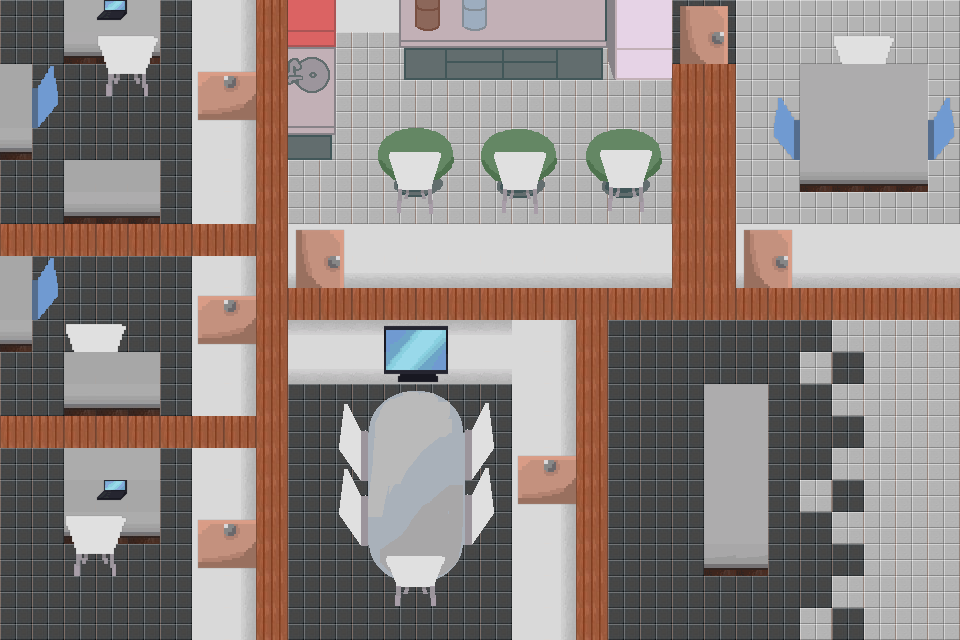

Tiled map render using the project's own tile images. Description and the map definition, with tile-layer contents summarised, below:
An orthogonal 30x20 tile map with 32x32 px tiles, 2 tile layers (floor, objects), 23 tilesets and 26 objects.

<map version="1.10" tiledversion="1.11.2" orientation="orthogonal" renderorder="right-down" width="30" height="20" tilewidth="32" tileheight="32" infinite="0" nextlayerid="8" nextobjectid="132">
 <tileset firstgid="1" source="wooden-tile-pixilart.tsx" />
 <tileset firstgid="2" source="darktile.tsx" />
 <tileset firstgid="3" source="wall.tsx" />
 <tileset firstgid="4" source="bathroomtile.tsx" />
 <tileset firstgid="5" source="wall-lower-shadow.tsx" />
 <tileset firstgid="6" source="brown-door.tsx" />
 <tileset firstgid="10" source="chair-sideways.tsx" />
 <tileset firstgid="12" source="computer.tsx" />
 <tileset firstgid="13" source="counter1.tsx" />
 <tileset firstgid="14" source="counter2.tsx" />
 <tileset firstgid="15" source="counter3.tsx" />
 <tileset firstgid="16" source="counter-cutoff.tsx" />
 <tileset firstgid="17" source="counter-horizontal.tsx" />
 <tileset firstgid="18" source="counter-solid.tsx" />
 <tileset firstgid="19" source="wall-upper-shadow.tsx" />
 <tileset firstgid="20" source="brown-door.tsx" />
 <tileset firstgid="24" source="bathroomtile.tsx" />
 <tileset firstgid="25" source="tv.tsx" />
 <tileset firstgid="29" source="chair-front.tsx" />
 <tileset firstgid="49" source="oneset.tsx" />
 <tileset firstgid="61" source="twoset.tsx" />
 <tileset firstgid="81" source="lunchroom.tsx" />
 <tileset firstgid="177" source="meeting-room.tsx" />
 <layer id="1" name="floor" width="30" height="20">
  <data>[600 cells, 600 non-empty, 13 distinct tile ids]</data>
 </layer>
 <layer id="3" name="objects" width="30" height="20">
  <data>[600 cells, 208 non-empty, 144 distinct tile ids]</data>
 </layer>
 <objectgroup id="7" name="Collisions">
  <object id="99" x="193" y="0" width="61" height="70" />
  <object id="100" x="191" y="118" width="63" height="106" />
  <object id="101" x="0" y="220" width="252" height="4" />
  <object id="102" x="192" y="256" width="62" height="37" />
  <object id="103" x="192" y="346" width="63" height="71" />
  <object id="104" x="0" y="255.333" width="254.333" height="5" />
  <object id="105" x="0.666667" y="409" width="254" height="7.66667" />
  <object id="106" x="0.666667" y="450" width="255" height="7.66667" />
  <object id="108" x="192.667" y="449.667" width="62" height="70" />
  <object id="109" x="191.667" y="568" width="64.6667" height="71.6667" />
  <object id="110" x="286" y="0.5" width="4" height="287" />
  <object id="111" x="345.5" y="224.5" width="326" height="62" />
  <object id="112" x="669" y="0.5" width="3.5" height="283" />
  <object id="115" x="734.667" y="-1.33333" width="4.66667" height="290" />
  <object id="116" x="796.667" y="224" width="162" height="64.6667" />
  <object id="117" x="512" y="320.667" width="62" height="132.667" />
  <object id="118" x="511.333" y="503.333" width="63.3333" height="135.333" />
  <object id="119" x="287.333" y="320" width="4.66667" height="318.667" />
  <object id="121" x="288.667" y="320.667" width="280.667" height="61.3333" />
  <object id="124" x="288.667" y="1.33333" width="46" height="158" />
  <object id="125" x="399.333" y="0" width="270.667" height="79.3333" />
  <object id="126" x="385.167" y="129.333" width="62.5" height="49.3333">
   <ellipse />
  </object>
  <object id="127" x="485.833" y="130.833" width="65.6667" height="49.3333">
   <ellipse />
  </object>
  <object id="128" x="590" y="128.667" width="67.3333" height="49.3333">
   <ellipse />
  </object>
  <object id="129" x="371" y="511.333" width="90.6667" height="70.6666">
   <ellipse />
  </object>
  <object id="131" x="369.667" y="425" width="93.3333" height="124" />
 </objectgroup>
</map>
